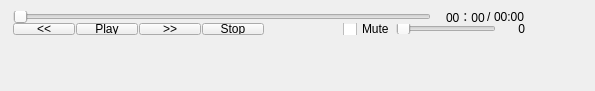
<?xml version="1.0" encoding="UTF-8"?>
<ui version="4.0">
 <class>play_control_window</class>
 <widget class="QWidget" name="play_control_window">
  <property name="geometry">
   <rect>
    <x>0</x>
    <y>0</y>
    <width>595</width>
    <height>91</height>
   </rect>
  </property>
  <property name="windowTitle">
   <string>play_control_window</string>
  </property>
  <widget class="QWidget" name="layoutWidget">
   <property name="geometry">
    <rect>
     <x>0</x>
     <y>0</y>
     <width>541</width>
     <height>48</height>
    </rect>
   </property>
   <layout class="QGridLayout" name="gridLayout">
    <property name="spacing">
     <number>0</number>
    </property>
    <item row="0" column="2">
     <spacer name="horizontalSpacer">
      <property name="orientation">
       <enum>Qt::Horizontal</enum>
      </property>
      <property name="sizeType">
       <enum>QSizePolicy::Fixed</enum>
      </property>
      <property name="sizeHint" stdset="0">
       <size>
        <width>5</width>
        <height>20</height>
       </size>
      </property>
     </spacer>
    </item>
    <item row="1" column="1">
     <layout class="QHBoxLayout" name="horizontalLayout_2">
      <property name="spacing">
       <number>1</number>
      </property>
      <item>
       <widget class="QPushButton" name="btn_pre">
        <property name="sizePolicy">
         <sizepolicy hsizetype="Fixed" vsizetype="Fixed">
          <horstretch>0</horstretch>
          <verstretch>0</verstretch>
         </sizepolicy>
        </property>
        <property name="minimumSize">
         <size>
          <width>62</width>
          <height>0</height>
         </size>
        </property>
        <property name="maximumSize">
         <size>
          <width>62</width>
          <height>16777215</height>
         </size>
        </property>
        <property name="text">
         <string>&lt;&lt;</string>
        </property>
       </widget>
      </item>
      <item>
       <widget class="QPushButton" name="btn_play">
        <property name="sizePolicy">
         <sizepolicy hsizetype="Fixed" vsizetype="Fixed">
          <horstretch>0</horstretch>
          <verstretch>0</verstretch>
         </sizepolicy>
        </property>
        <property name="minimumSize">
         <size>
          <width>62</width>
          <height>0</height>
         </size>
        </property>
        <property name="maximumSize">
         <size>
          <width>62</width>
          <height>16777215</height>
         </size>
        </property>
        <property name="text">
         <string>Play</string>
        </property>
       </widget>
      </item>
      <item>
       <widget class="QPushButton" name="btn_next">
        <property name="sizePolicy">
         <sizepolicy hsizetype="Fixed" vsizetype="Fixed">
          <horstretch>0</horstretch>
          <verstretch>0</verstretch>
         </sizepolicy>
        </property>
        <property name="minimumSize">
         <size>
          <width>62</width>
          <height>0</height>
         </size>
        </property>
        <property name="maximumSize">
         <size>
          <width>62</width>
          <height>16777215</height>
         </size>
        </property>
        <property name="text">
         <string>&gt;&gt;</string>
        </property>
       </widget>
      </item>
      <item>
       <widget class="QPushButton" name="btn_stop">
        <property name="enabled">
         <bool>true</bool>
        </property>
        <property name="sizePolicy">
         <sizepolicy hsizetype="Fixed" vsizetype="Fixed">
          <horstretch>0</horstretch>
          <verstretch>0</verstretch>
         </sizepolicy>
        </property>
        <property name="minimumSize">
         <size>
          <width>62</width>
          <height>0</height>
         </size>
        </property>
        <property name="maximumSize">
         <size>
          <width>62</width>
          <height>16777215</height>
         </size>
        </property>
        <property name="text">
         <string>Stop</string>
        </property>
       </widget>
      </item>
      <item>
       <spacer name="horizontalSpacer_3">
        <property name="orientation">
         <enum>Qt::Horizontal</enum>
        </property>
        <property name="sizeHint" stdset="0">
         <size>
          <width>43</width>
          <height>20</height>
         </size>
        </property>
       </spacer>
      </item>
      <item>
       <widget class="QCheckBox" name="check_mute">
        <property name="sizePolicy">
         <sizepolicy hsizetype="Fixed" vsizetype="Fixed">
          <horstretch>0</horstretch>
          <verstretch>0</verstretch>
         </sizepolicy>
        </property>
        <property name="text">
         <string>Mute</string>
        </property>
       </widget>
      </item>
      <item>
       <widget class="QSlider" name="slider_vol">
        <property name="sizePolicy">
         <sizepolicy hsizetype="Fixed" vsizetype="Fixed">
          <horstretch>0</horstretch>
          <verstretch>0</verstretch>
         </sizepolicy>
        </property>
        <property name="minimumSize">
         <size>
          <width>100</width>
          <height>10</height>
         </size>
        </property>
        <property name="maximumSize">
         <size>
          <width>100</width>
          <height>10</height>
         </size>
        </property>
        <property name="maximum">
         <number>100</number>
        </property>
        <property name="singleStep">
         <number>20</number>
        </property>
        <property name="pageStep">
         <number>20</number>
        </property>
        <property name="orientation">
         <enum>Qt::Horizontal</enum>
        </property>
       </widget>
      </item>
      <item>
       <widget class="QLabel" name="label_vol">
        <property name="enabled">
         <bool>true</bool>
        </property>
        <property name="sizePolicy">
         <sizepolicy hsizetype="Fixed" vsizetype="Preferred">
          <horstretch>0</horstretch>
          <verstretch>0</verstretch>
         </sizepolicy>
        </property>
        <property name="minimumSize">
         <size>
          <width>28</width>
          <height>0</height>
         </size>
        </property>
        <property name="maximumSize">
         <size>
          <width>28</width>
          <height>16777215</height>
         </size>
        </property>
        <property name="text">
         <string>0</string>
        </property>
        <property name="alignment">
         <set>Qt::AlignRight|Qt::AlignTrailing|Qt::AlignVCenter</set>
        </property>
       </widget>
      </item>
     </layout>
    </item>
    <item row="1" column="0">
     <spacer name="horizontalSpacer_4">
      <property name="orientation">
       <enum>Qt::Horizontal</enum>
      </property>
      <property name="sizeType">
       <enum>QSizePolicy::Fixed</enum>
      </property>
      <property name="sizeHint" stdset="0">
       <size>
        <width>2</width>
        <height>20</height>
       </size>
      </property>
     </spacer>
    </item>
    <item row="0" column="1">
     <layout class="QHBoxLayout" name="horizontalLayout">
      <property name="spacing">
       <number>2</number>
      </property>
      <item>
       <widget class="QSlider" name="progress_slider">
        <property name="enabled">
         <bool>false</bool>
        </property>
        <property name="sizePolicy">
         <sizepolicy hsizetype="Expanding" vsizetype="Fixed">
          <horstretch>0</horstretch>
          <verstretch>0</verstretch>
         </sizepolicy>
        </property>
        <property name="autoFillBackground">
         <bool>false</bool>
        </property>
        <property name="maximum">
         <number>100</number>
        </property>
        <property name="singleStep">
         <number>1</number>
        </property>
        <property name="tracking">
         <bool>true</bool>
        </property>
        <property name="orientation">
         <enum>Qt::Horizontal</enum>
        </property>
        <property name="tickPosition">
         <enum>QSlider::NoTicks</enum>
        </property>
       </widget>
      </item>
      <item>
       <spacer name="horizontalSpacer_2">
        <property name="orientation">
         <enum>Qt::Horizontal</enum>
        </property>
        <property name="sizeType">
         <enum>QSizePolicy::Fixed</enum>
        </property>
        <property name="sizeHint" stdset="0">
         <size>
          <width>13</width>
          <height>20</height>
         </size>
        </property>
       </spacer>
      </item>
      <item>
       <widget class="QLabel" name="label_curTime">
        <property name="text">
         <string>00：00</string>
        </property>
       </widget>
      </item>
      <item>
       <widget class="QLabel" name="label_3">
        <property name="text">
         <string>/</string>
        </property>
       </widget>
      </item>
      <item>
       <widget class="QLabel" name="label_totalTime">
        <property name="text">
         <string>00:00</string>
        </property>
       </widget>
      </item>
     </layout>
    </item>
    <item row="2" column="1">
     <spacer name="verticalSpacer">
      <property name="orientation">
       <enum>Qt::Vertical</enum>
      </property>
      <property name="sizeType">
       <enum>QSizePolicy::Fixed</enum>
      </property>
      <property name="sizeHint" stdset="0">
       <size>
        <width>20</width>
        <height>2</height>
       </size>
      </property>
     </spacer>
    </item>
   </layout>
  </widget>
 </widget>
 <layoutdefault spacing="6" margin="11"/>
 <resources/>
 <connections>
  <connection>
   <sender>slider_vol</sender>
   <signal>valueChanged(int)</signal>
   <receiver>label_vol</receiver>
   <slot>setNum(int)</slot>
   <hints>
    <hint type="sourcelabel">
     <x>484</x>
     <y>34</y>
    </hint>
    <hint type="destinationlabel">
     <x>537</x>
     <y>34</y>
    </hint>
   </hints>
  </connection>
 </connections>
</ui>
